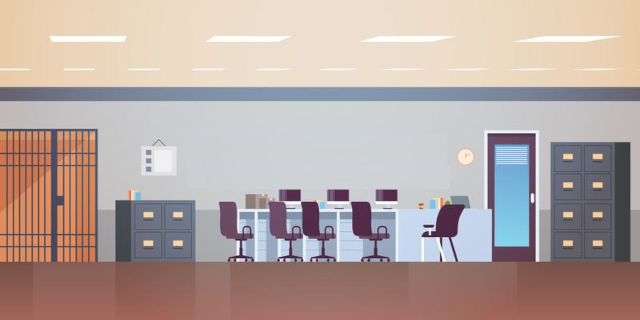

A level layout from a 2D game, rendered from its tile map. Below: a short description, then the map file with its tile-grid data intact:
An orthogonal 40x20 tile map with 16x16 px tiles, 1 tile layer (Tile Layer 1).

<map version="1.4" tiledversion="1.4.1" orientation="orthogonal" renderorder="right-down" width="40" height="20" tilewidth="16" tileheight="16" infinite="0" nextlayerid="2" nextobjectid="1">
 <tileset firstgid="1" source="police-station-interior.tsx" />
 <layer id="1" name="Tile Layer 1" width="40" height="20">
  <data encoding="csv">
1,2,3,4,5,6,7,8,9,10,11,12,13,14,15,16,17,18,19,20,21,22,23,24,25,26,27,28,29,30,31,32,33,34,35,36,37,38,39,40,
41,42,43,44,45,46,47,48,49,50,51,52,53,54,55,56,57,58,59,60,61,62,63,64,65,66,67,68,69,70,71,72,73,74,75,76,77,78,79,80,
81,82,83,84,85,86,87,88,89,90,91,92,93,94,95,96,97,98,99,100,101,102,103,104,105,106,107,108,109,110,111,112,113,114,115,116,117,118,119,120,
121,122,123,124,125,126,127,128,129,130,131,132,133,134,135,136,137,138,139,140,141,142,143,144,145,146,147,148,149,150,151,152,153,154,155,156,157,158,159,160,
161,162,163,164,165,166,167,168,169,170,171,172,173,174,175,176,177,178,179,180,181,182,183,184,185,186,187,188,189,190,191,192,193,194,195,196,197,198,199,200,
201,202,203,204,205,206,207,208,209,210,211,212,213,214,215,216,217,218,219,220,221,222,223,224,225,226,227,228,229,230,231,232,233,234,235,236,237,238,239,240,
241,242,243,244,245,246,247,248,249,250,251,252,253,254,255,256,257,258,259,260,261,262,263,264,265,266,267,268,269,270,271,272,273,274,275,276,277,278,279,280,
281,282,283,284,285,286,287,288,289,290,291,292,293,294,295,296,297,298,299,300,301,302,303,304,305,306,307,308,309,310,311,312,313,314,315,316,317,318,319,320,
321,322,323,324,325,326,327,328,329,330,331,332,333,334,335,336,337,338,339,340,341,342,343,344,345,346,347,348,349,350,351,352,353,354,355,356,357,358,359,360,
361,362,363,364,365,366,367,368,369,370,371,372,373,374,375,376,377,378,379,380,381,382,383,384,385,386,387,388,389,390,391,392,393,394,395,396,397,398,399,400,
401,402,403,404,405,406,407,408,409,410,411,412,413,414,415,416,417,418,419,420,421,422,423,424,425,426,427,428,429,430,431,432,433,434,435,436,437,438,439,440,
441,442,443,444,445,446,447,448,449,450,451,452,453,454,455,456,457,458,459,460,461,462,463,464,465,466,467,468,469,470,471,472,473,474,475,476,477,478,479,480,
481,482,483,484,485,486,487,488,489,490,491,492,493,494,495,496,497,498,499,500,501,502,503,504,505,506,507,508,509,510,511,512,513,514,515,516,517,518,519,520,
521,522,523,524,525,526,527,528,529,530,531,532,533,534,535,536,537,538,539,540,541,542,543,544,545,546,547,548,549,550,551,552,553,554,555,556,557,558,559,560,
561,562,563,564,565,566,567,568,569,570,571,572,573,574,575,576,577,578,579,580,581,582,583,584,585,586,587,588,589,590,591,592,593,594,595,596,597,598,599,600,
601,602,603,604,605,606,607,608,609,610,611,612,613,614,615,616,617,618,619,620,621,622,623,624,625,626,627,628,629,630,631,632,633,634,635,636,637,638,639,640,
641,642,643,644,645,646,647,648,649,650,651,652,653,654,655,656,657,658,659,660,661,662,663,664,665,666,667,668,669,670,671,672,673,674,675,676,677,678,679,680,
681,682,683,684,685,686,687,688,689,690,691,692,693,694,695,696,697,698,699,700,701,702,703,704,705,706,707,708,709,710,711,712,713,714,715,716,717,718,719,720,
721,722,723,724,725,726,727,728,729,730,731,732,733,734,735,736,737,738,739,740,741,742,743,744,745,746,747,748,749,750,751,752,753,754,755,756,757,758,759,760,
761,762,763,764,765,766,767,768,769,770,771,772,773,774,775,776,777,778,779,780,781,782,783,784,785,786,787,788,789,790,791,792,793,794,795,796,797,798,799,800
</data>
 </layer>
</map>
